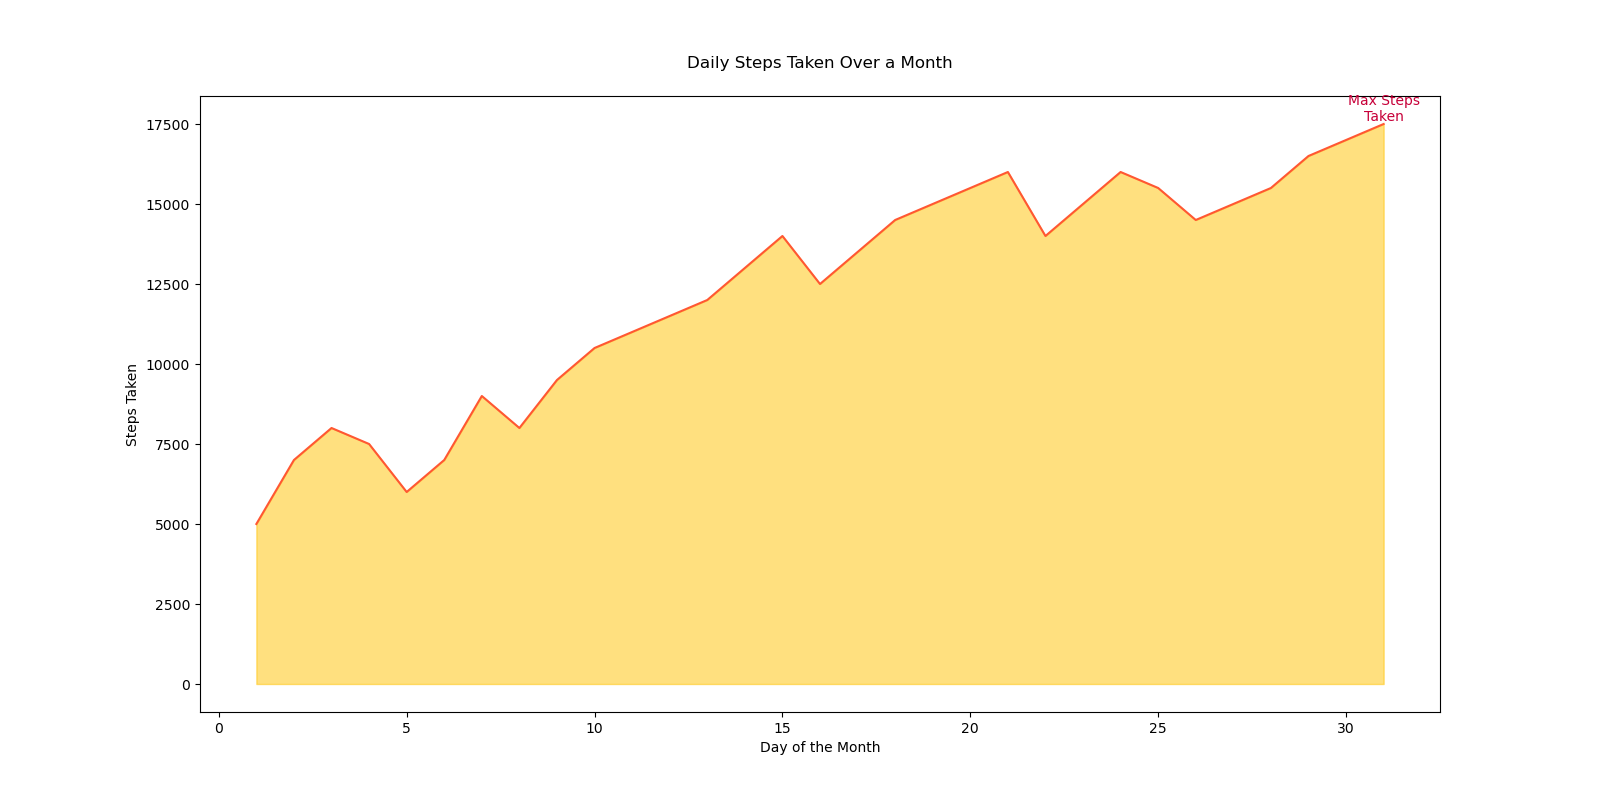

Generate this figure with Python:

import seaborn as sns
import pandas as pd
import matplotlib.pyplot as plt

# Data
data = {
    'Date': [1, 2, 3, 4, 5, 6, 7, 8, 9, 10, 11, 12, 13, 14, 15, 16, 17, 18, 19, 20, 21, 22, 23, 24, 25, 26, 27, 28, 29, 30, 31],
    'StepsTaken': [5000, 7000, 8000, 7500, 6000, 7000, 9000, 8000, 9500, 10500, 11000, 11500, 12000, 13000, 14000, 12500, 13500, 14500, 15000, 15500, 16000, 14000, 15000, 16000, 15500, 14500, 15000, 15500, 16500, 17000, 17500]
}

df = pd.DataFrame(data)

# Plot
plt.figure(figsize=(16, 8))
area_chart = sns.lineplot(data=df, x='Date', y='StepsTaken', color='#FF5733')
area_chart.fill_between(df['Date'], df['StepsTaken'], color='#FFC300', alpha=0.5)

# Annotate the highest point
max_steps = df['StepsTaken'].max()
max_day = df['StepsTaken'].idxmax() + 1
plt.text(max_day, max_steps, 'Max Steps\nTaken', horizontalalignment='center', verticalalignment='bottom', color='#C70039')

# Set the title and labels
plt.title("Daily Steps Taken Over a Month", pad=20)
plt.xlabel("Day of the Month")
plt.ylabel("Steps Taken")

# Display the plot
plt.show()
